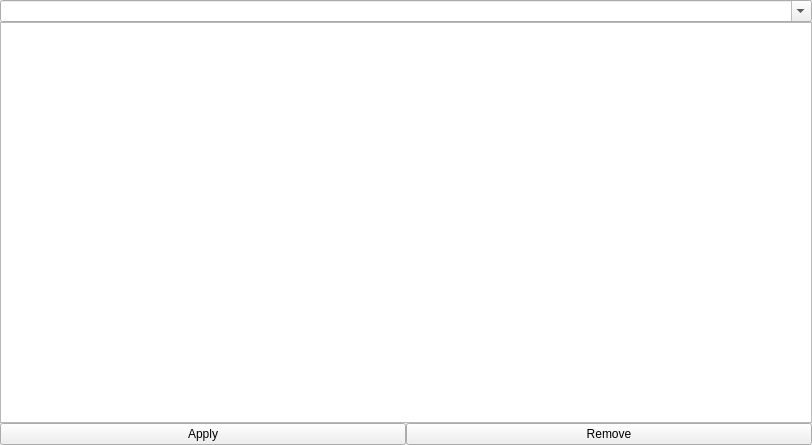
<?xml version="1.0" encoding="UTF-8"?>
<ui version="4.0">
 <class>dbe::RelationshipForm</class>
 <widget class="QWidget" name="dbe::RelationshipForm">
  <property name="geometry">
   <rect>
    <x>0</x>
    <y>0</y>
    <width>812</width>
    <height>445</height>
   </rect>
  </property>
  <property name="sizePolicy">
   <sizepolicy hsizetype="Expanding" vsizetype="Expanding">
    <horstretch>0</horstretch>
    <verstretch>0</verstretch>
   </sizepolicy>
  </property>
  <property name="minimumSize">
   <size>
    <width>0</width>
    <height>0</height>
   </size>
  </property>
  <property name="maximumSize">
   <size>
    <width>16777215</width>
    <height>16777215</height>
   </size>
  </property>
  <property name="baseSize">
   <size>
    <width>0</width>
    <height>0</height>
   </size>
  </property>
  <property name="font">
   <font>
    <pointsize>9</pointsize>
   </font>
  </property>
  <property name="windowTitle">
   <string>Form</string>
  </property>
  <layout class="QVBoxLayout" name="verticalLayout">
   <property name="spacing">
    <number>0</number>
   </property>
   <property name="margin">
    <number>0</number>
   </property>
   <item>
    <widget class="QComboBox" name="ComboBox">
     <property name="sizePolicy">
      <sizepolicy hsizetype="Preferred" vsizetype="Preferred">
       <horstretch>0</horstretch>
       <verstretch>0</verstretch>
      </sizepolicy>
     </property>
     <property name="editable">
      <bool>true</bool>
     </property>
    </widget>
   </item>
   <item>
    <widget class="QListWidget" name="ListWidget">
     <property name="sizePolicy">
      <sizepolicy hsizetype="Expanding" vsizetype="Expanding">
       <horstretch>0</horstretch>
       <verstretch>0</verstretch>
      </sizepolicy>
     </property>
     <property name="resizeMode">
      <enum>QListView::Adjust</enum>
     </property>
    </widget>
   </item>
   <item>
    <layout class="QHBoxLayout" name="horizontalLayout">
     <property name="spacing">
      <number>0</number>
     </property>
     <item>
      <widget class="QPushButton" name="SaveButton">
       <property name="sizePolicy">
        <sizepolicy hsizetype="Preferred" vsizetype="Preferred">
         <horstretch>0</horstretch>
         <verstretch>0</verstretch>
        </sizepolicy>
       </property>
       <property name="text">
        <string>Apply</string>
       </property>
      </widget>
     </item>
     <item>
      <widget class="QPushButton" name="RemoveButton">
       <property name="sizePolicy">
        <sizepolicy hsizetype="Preferred" vsizetype="Preferred">
         <horstretch>0</horstretch>
         <verstretch>0</verstretch>
        </sizepolicy>
       </property>
       <property name="text">
        <string>Remove</string>
       </property>
      </widget>
     </item>
    </layout>
   </item>
  </layout>
 </widget>
 <resources/>
 <connections/>
</ui>
